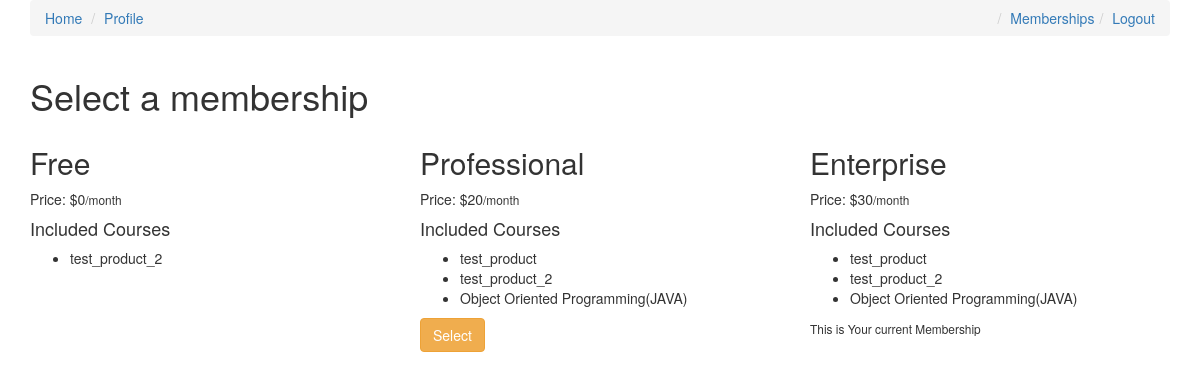
Screenshot of /memberships/ (signed in) with the database file from the repository.
### memberships/models.py (models this page shows)
class Membership(models.Model):
    slug = models.SlugField()
    membership_type = models.CharField(choices = MEMBERSHIP_CHOICES,
    default = 'Free',
    max_length = 30,
    )
    price = models.IntegerField(default = 15)
    stripe_plan_id = models.CharField(max_length = 40)
    def __str__(self):
        return self.membership_type

### courses/models.py (models this page shows, shortened)
class Course(models.Model):
    slug = models.SlugField()
    title = models.CharField(max_length=150)
    description = models.TextField()
    allowed_memberships = models.ManyToManyField(Membership)

### memberships/views.py (the view, shortened to what this page needs)
# urls.py: path('', MembershipSelectView.as_view(), name='select'),
class MembershipSelectView(ListView):
    model = Membership
    def get_context_data(self,*args,**kwargs):
        context = super().get_context_data(**kwargs)
        current_membership = get_user_membership(self.request)
        context['current_membership'] = str(current_membership.membership)
        return context

### memberships/views.py (called while the page is built)
def get_user_membership(request):
    user_membership_qs = UserMembership.objects.filter(user = request.user)
    if user_membership_qs.exists():
        return user_membership_qs.first()
    return None

### memberships/templates/memberships/membership_list.html (shortened to what this page needs)
{% extends 'courses/base.html'%}
{% block content %}
<div class="container">
    <h1>Select a membership</h1>
    <div class="row">
        {% for object in object_list %}
            <div class = "col-=sm-4 col-md-4">
        <h2>{{object.membership_type}}</h2>
        <p> Price: ${{object.price}}<small>/month</small></p>
        <h4>Included Courses</h4>
        <ul>
            {% for course in object.course_set.all %}
            <li> {{course.title}}</li>
            {% endfor %}
        </ul>
        {% if object.membership_type != 'Free' %}
        <form method="POST" action="{% url 'memberships:select'%}">
        {% if object.membership_type != current_membership %}
            <button class="btn btn-warning">Select</button>
            {% else %}
            <small> This is Your current Membership </small>
            {% endif %}
        </form>
        {% endif %}
            </div>
        {% endfor %}
    </div>
</div>
{% endblock content %}

### courses/templates/courses/base.html (shortened to what this page needs)
<!DOCTYPE html>
<html>
<head>
<link rel="stylesheet" href="https://maxcdn.bootstrapcdn.com/bootstrap/3.3.7/css/bootstrap.min.css">
</head>
<body>
<div class="container">
		<ol class='breadcrumb'>
            <li><a href="/">Home</a></li>
	        <li><a href="/memberships/profile/">Profile</a></li>
	        {% if not request.user.is_authenticated %}
	        <li class='pull-right'><a href='/accounts/signup/'>Register</a></li>
	        <li class='pull-right'><a href='/accounts/login/'>Login</a></li>
	        {% else %}
			<li class='pull-right'><a href='/accounts/logout/'>Logout</a></li>
	        <li class='pull-right'><a href='/memberships/'>Memberships</a></li>
	        {% endif %}
	    </ol>
	</div>
    {% block content %}
    {% endblock%}
</body>
</html>

### rows the page displays
Membership: membership_type "Free", price "0"
Course: title "test_product_2"
Membership: membership_type "Professional", price "20", shows "Select"
Course: title "test_product"
Course: title "Object Oriented Programming(JAVA)"
Membership: membership_type "Enterprise", price "30", shows "This is Your current Membership"
